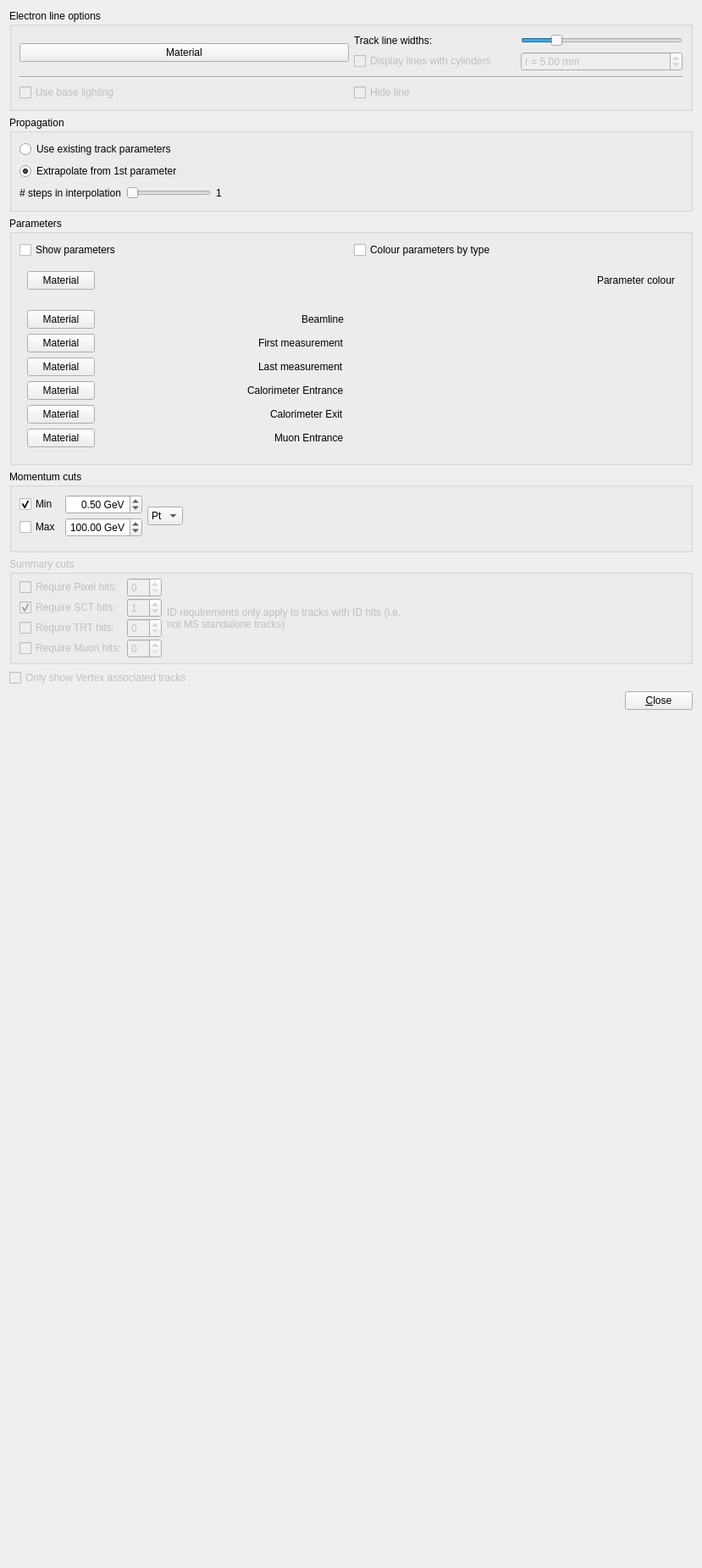
<?xml version="1.0" encoding="UTF-8"?>
<ui version="4.0">
 <class>ElectronCollectionSettingsForm</class>
 <widget class="QWidget" name="ElectronCollectionSettingsForm">
  <property name="geometry">
   <rect>
    <x>0</x>
    <y>0</y>
    <width>829</width>
    <height>1851</height>
   </rect>
  </property>
  <property name="windowTitle">
   <string>Form</string>
  </property>
  <layout class="QVBoxLayout" name="verticalLayout_5">
   <item>
    <widget class="QGroupBox" name="groupBox_4">
     <property name="title">
      <string>Electron line options</string>
     </property>
     <property name="checkable">
      <bool>false</bool>
     </property>
     <layout class="QVBoxLayout" name="verticalLayout_3">
      <item>
       <layout class="QHBoxLayout" name="horizontalLayout_4">
        <item>
         <widget class="VP1MaterialButton" name="pushButton_matButton">
          <property name="text">
           <string>Material</string>
          </property>
         </widget>
        </item>
        <item>
         <layout class="QVBoxLayout" name="verticalLayout">
          <item>
           <layout class="QHBoxLayout" name="horizontalLayout_2">
            <item>
             <widget class="QLabel" name="label_4">
              <property name="text">
               <string>Track line widths:</string>
              </property>
             </widget>
            </item>
            <item>
             <widget class="QSlider" name="horizontalSlider_trackWidth">
              <property name="sizePolicy">
               <sizepolicy hsizetype="Preferred" vsizetype="Fixed">
                <horstretch>0</horstretch>
                <verstretch>0</verstretch>
               </sizepolicy>
              </property>
              <property name="minimumSize">
               <size>
                <width>100</width>
                <height>0</height>
               </size>
              </property>
              <property name="maximum">
               <number>100</number>
              </property>
              <property name="singleStep">
               <number>10</number>
              </property>
              <property name="value">
               <number>20</number>
              </property>
              <property name="orientation">
               <enum>Qt::Horizontal</enum>
              </property>
             </widget>
            </item>
           </layout>
          </item>
          <item>
           <layout class="QHBoxLayout" name="horizontalLayout">
            <item>
             <widget class="QCheckBox" name="checkBox_trackTubes">
              <property name="enabled">
               <bool>false</bool>
              </property>
              <property name="text">
               <string>Display lines with cylinders</string>
              </property>
             </widget>
            </item>
            <item>
             <widget class="QDoubleSpinBox" name="doubleSpinBox_trackTubesRadiusMM">
              <property name="enabled">
               <bool>false</bool>
              </property>
              <property name="prefix">
               <string>r = </string>
              </property>
              <property name="suffix">
               <string> mm</string>
              </property>
              <property name="minimum">
               <double>0.010000000000000</double>
              </property>
              <property name="value">
               <double>5.000000000000000</double>
              </property>
             </widget>
            </item>
           </layout>
          </item>
         </layout>
        </item>
       </layout>
      </item>
      <item>
       <widget class="Line" name="line">
        <property name="orientation">
         <enum>Qt::Horizontal</enum>
        </property>
       </widget>
      </item>
      <item>
       <layout class="QHBoxLayout" name="horizontalLayout_3">
        <item>
         <widget class="QCheckBox" name="checkBox_tracksUseBaseLightModel">
          <property name="enabled">
           <bool>false</bool>
          </property>
          <property name="toolTip">
           <string>Use a less advanced light model for the tracks. This might lead to more clearly visible tracks (but transparency will not be taken into account)</string>
          </property>
          <property name="text">
           <string>Use base lighting</string>
          </property>
         </widget>
        </item>
        <item>
         <widget class="QCheckBox" name="checkBox_hideactualpaths">
          <property name="enabled">
           <bool>false</bool>
          </property>
          <property name="toolTip">
           <string>Do not display the actual tracks. Projections and other track details (measurements, errors, ...) will still be shown.</string>
          </property>
          <property name="text">
           <string>Hide line</string>
          </property>
         </widget>
        </item>
       </layout>
      </item>
     </layout>
    </widget>
   </item>
   <item>
    <widget class="QGroupBox" name="groupBox_2">
     <property name="title">
      <string>Propagation</string>
     </property>
     <layout class="QVBoxLayout" name="verticalLayout_9">
      <item>
       <layout class="QVBoxLayout" name="verticalLayout_8">
        <item>
         <widget class="QRadioButton" name="radioButton_existingParameters">
          <property name="enabled">
           <bool>true</bool>
          </property>
          <property name="toolTip">
           <string>Try to use a simpler method to draw tracks</string>
          </property>
          <property name="text">
           <string>Use existing track parameters  </string>
          </property>
         </widget>
        </item>
        <item>
         <widget class="QRadioButton" name="radioButton_extrapolate">
          <property name="text">
           <string>Extrapolate from 1st parameter</string>
          </property>
          <property name="checked">
           <bool>true</bool>
          </property>
         </widget>
        </item>
       </layout>
      </item>
      <item>
       <layout class="QHBoxLayout" name="horizontalLayout_17">
        <item>
         <widget class="QLabel" name="label_2">
          <property name="text">
           <string># steps in interpolation</string>
          </property>
         </widget>
        </item>
        <item>
         <widget class="QSlider" name="horizontalSlider_numBezierSteps">
          <property name="sizePolicy">
           <sizepolicy hsizetype="Preferred" vsizetype="Fixed">
            <horstretch>0</horstretch>
            <verstretch>0</verstretch>
           </sizepolicy>
          </property>
          <property name="minimumSize">
           <size>
            <width>100</width>
            <height>0</height>
           </size>
          </property>
          <property name="minimum">
           <number>1</number>
          </property>
          <property name="maximum">
           <number>10</number>
          </property>
          <property name="singleStep">
           <number>1</number>
          </property>
          <property name="value">
           <number>1</number>
          </property>
          <property name="orientation">
           <enum>Qt::Horizontal</enum>
          </property>
         </widget>
        </item>
        <item>
         <widget class="QLabel" name="label_numBezierSteps">
          <property name="text">
           <string>1</string>
          </property>
         </widget>
        </item>
        <item>
         <spacer name="horizontalSpacer_11">
          <property name="orientation">
           <enum>Qt::Horizontal</enum>
          </property>
          <property name="sizeHint" stdset="0">
           <size>
            <width>40</width>
            <height>20</height>
           </size>
          </property>
         </spacer>
        </item>
       </layout>
      </item>
     </layout>
    </widget>
   </item>
   <item>
    <widget class="QGroupBox" name="groupBox">
     <property name="title">
      <string>Parameters</string>
     </property>
     <layout class="QVBoxLayout" name="verticalLayout_6">
      <item>
       <layout class="QHBoxLayout" name="horizontalLayout_14">
        <item>
         <widget class="QCheckBox" name="checkBox_showparameters">
          <property name="text">
           <string>Show parameters</string>
          </property>
         </widget>
        </item>
        <item>
         <widget class="QCheckBox" name="checkBox_parameters_colourByType">
          <property name="text">
           <string>Colour parameters by type</string>
          </property>
         </widget>
        </item>
       </layout>
      </item>
      <item>
       <widget class="QFrame" name="frame_defaultParameterColour">
        <property name="enabled">
         <bool>true</bool>
        </property>
        <property name="frameShape">
         <enum>QFrame::NoFrame</enum>
        </property>
        <property name="frameShadow">
         <enum>QFrame::Plain</enum>
        </property>
        <property name="lineWidth">
         <number>0</number>
        </property>
        <layout class="QHBoxLayout" name="horizontalLayout_16">
         <item>
          <layout class="QHBoxLayout" name="horizontalLayout_7">
           <item>
            <widget class="VP1MaterialButton" name="matButton_parametersDefaultColour">
             <property name="text">
              <string>Material</string>
             </property>
            </widget>
           </item>
           <item>
            <spacer name="horizontalSpacer_7">
             <property name="orientation">
              <enum>Qt::Horizontal</enum>
             </property>
             <property name="sizeHint" stdset="0">
              <size>
               <width>63</width>
               <height>20</height>
              </size>
             </property>
            </spacer>
           </item>
           <item>
            <widget class="QLabel" name="label_parameterColour">
             <property name="text">
              <string>Parameter colour</string>
             </property>
            </widget>
           </item>
          </layout>
         </item>
        </layout>
       </widget>
      </item>
      <item>
       <layout class="QHBoxLayout" name="horizontalLayout_15">
        <item>
         <widget class="QFrame" name="frame_parameterTypeColours">
          <property name="enabled">
           <bool>true</bool>
          </property>
          <property name="frameShape">
           <enum>QFrame::NoFrame</enum>
          </property>
          <property name="frameShadow">
           <enum>QFrame::Plain</enum>
          </property>
          <property name="lineWidth">
           <number>0</number>
          </property>
          <layout class="QVBoxLayout" name="verticalLayout_7">
           <item>
            <layout class="QHBoxLayout" name="horizontalLayout_8">
             <item>
              <widget class="VP1MaterialButton" name="pushButton_matButton_parameters_default_colour_2">
               <property name="text">
                <string>Material</string>
               </property>
              </widget>
             </item>
             <item>
              <spacer name="horizontalSpacer_3">
               <property name="orientation">
                <enum>Qt::Horizontal</enum>
               </property>
               <property name="sizeHint" stdset="0">
                <size>
                 <width>40</width>
                 <height>20</height>
                </size>
               </property>
              </spacer>
             </item>
             <item>
              <widget class="QLabel" name="label_parameterColour_2">
               <property name="text">
                <string>Beamline</string>
               </property>
              </widget>
             </item>
            </layout>
           </item>
           <item>
            <layout class="QHBoxLayout" name="horizontalLayout_9">
             <item>
              <widget class="VP1MaterialButton" name="pushButton_matButton_parameters_default_colour_3">
               <property name="text">
                <string>Material</string>
               </property>
              </widget>
             </item>
             <item>
              <spacer name="horizontalSpacer_4">
               <property name="orientation">
                <enum>Qt::Horizontal</enum>
               </property>
               <property name="sizeHint" stdset="0">
                <size>
                 <width>40</width>
                 <height>20</height>
                </size>
               </property>
              </spacer>
             </item>
             <item>
              <widget class="QLabel" name="label_parameterColour_3">
               <property name="text">
                <string>First measurement</string>
               </property>
              </widget>
             </item>
            </layout>
           </item>
           <item>
            <layout class="QHBoxLayout" name="horizontalLayout_10">
             <item>
              <widget class="VP1MaterialButton" name="pushButton_matButton_parameters_default_colour_4">
               <property name="text">
                <string>Material</string>
               </property>
              </widget>
             </item>
             <item>
              <spacer name="horizontalSpacer_5">
               <property name="orientation">
                <enum>Qt::Horizontal</enum>
               </property>
               <property name="sizeHint" stdset="0">
                <size>
                 <width>40</width>
                 <height>20</height>
                </size>
               </property>
              </spacer>
             </item>
             <item>
              <widget class="QLabel" name="label_parameterColour_4">
               <property name="text">
                <string>Last measurement</string>
               </property>
              </widget>
             </item>
            </layout>
           </item>
           <item>
            <layout class="QHBoxLayout" name="horizontalLayout_11">
             <item>
              <widget class="VP1MaterialButton" name="pushButton_matButton_parameters_default_colour_5">
               <property name="text">
                <string>Material</string>
               </property>
              </widget>
             </item>
             <item>
              <spacer name="horizontalSpacer_6">
               <property name="orientation">
                <enum>Qt::Horizontal</enum>
               </property>
               <property name="sizeHint" stdset="0">
                <size>
                 <width>40</width>
                 <height>20</height>
                </size>
               </property>
              </spacer>
             </item>
             <item>
              <widget class="QLabel" name="label_parameterColour_5">
               <property name="text">
                <string>Calorimeter Entrance</string>
               </property>
              </widget>
             </item>
            </layout>
           </item>
           <item>
            <layout class="QHBoxLayout" name="horizontalLayout_12">
             <item>
              <widget class="VP1MaterialButton" name="pushButton_matButton_parameters_default_colour_6">
               <property name="text">
                <string>Material</string>
               </property>
              </widget>
             </item>
             <item>
              <spacer name="horizontalSpacer_8">
               <property name="orientation">
                <enum>Qt::Horizontal</enum>
               </property>
               <property name="sizeHint" stdset="0">
                <size>
                 <width>40</width>
                 <height>20</height>
                </size>
               </property>
              </spacer>
             </item>
             <item>
              <widget class="QLabel" name="label_parameterColour_6">
               <property name="text">
                <string>Calorimeter Exit</string>
               </property>
              </widget>
             </item>
            </layout>
           </item>
           <item>
            <layout class="QHBoxLayout" name="horizontalLayout_13">
             <item>
              <widget class="VP1MaterialButton" name="pushButton_matButton_parameters_default_colour_7">
               <property name="text">
                <string>Material</string>
               </property>
              </widget>
             </item>
             <item>
              <spacer name="horizontalSpacer_9">
               <property name="orientation">
                <enum>Qt::Horizontal</enum>
               </property>
               <property name="sizeHint" stdset="0">
                <size>
                 <width>40</width>
                 <height>20</height>
                </size>
               </property>
              </spacer>
             </item>
             <item>
              <widget class="QLabel" name="label_parameterColour_7">
               <property name="text">
                <string>Muon Entrance</string>
               </property>
              </widget>
             </item>
            </layout>
           </item>
          </layout>
         </widget>
        </item>
        <item>
         <spacer name="horizontalSpacer_10">
          <property name="orientation">
           <enum>Qt::Horizontal</enum>
          </property>
          <property name="sizeHint" stdset="0">
           <size>
            <width>40</width>
            <height>20</height>
           </size>
          </property>
         </spacer>
        </item>
       </layout>
      </item>
     </layout>
    </widget>
   </item>
   <item>
    <widget class="QWidget" name="cuts" native="true">
     <property name="enabled">
      <bool>true</bool>
     </property>
     <layout class="QVBoxLayout" name="verticalLayout_4">
      <property name="leftMargin">
       <number>0</number>
      </property>
      <property name="topMargin">
       <number>0</number>
      </property>
      <property name="rightMargin">
       <number>0</number>
      </property>
      <property name="bottomMargin">
       <number>0</number>
      </property>
      <item>
       <widget class="QGroupBox" name="groupBox_cuts_momentum">
        <property name="enabled">
         <bool>true</bool>
        </property>
        <property name="title">
         <string>Momentum cuts</string>
        </property>
        <layout class="QVBoxLayout" name="verticalLayout_2">
         <item>
          <layout class="QHBoxLayout" name="horizontalLayout_5">
           <item>
            <layout class="QGridLayout" name="_5">
             <property name="verticalSpacing">
              <number>4</number>
             </property>
             <item row="0" column="0">
              <widget class="QCheckBox" name="checkBox_cut_minpt">
               <property name="text">
                <string>Min</string>
               </property>
               <property name="checked">
                <bool>true</bool>
               </property>
              </widget>
             </item>
             <item row="0" column="1">
              <widget class="QDoubleSpinBox" name="doubleSpinBox_cut_minpt_gev">
               <property name="alignment">
                <set>Qt::AlignRight|Qt::AlignTrailing|Qt::AlignVCenter</set>
               </property>
               <property name="suffix">
                <string> GeV</string>
               </property>
               <property name="maximum">
                <double>999.990000000000009</double>
               </property>
               <property name="singleStep">
                <double>0.100000000000000</double>
               </property>
               <property name="value">
                <double>0.500000000000000</double>
               </property>
              </widget>
             </item>
             <item row="1" column="0">
              <widget class="QCheckBox" name="checkBox_cut_maxpt">
               <property name="text">
                <string>Max</string>
               </property>
              </widget>
             </item>
             <item row="1" column="1">
              <widget class="QDoubleSpinBox" name="doubleSpinBox_cut_maxpt_gev">
               <property name="alignment">
                <set>Qt::AlignRight|Qt::AlignTrailing|Qt::AlignVCenter</set>
               </property>
               <property name="suffix">
                <string> GeV</string>
               </property>
               <property name="maximum">
                <double>999.990000000000009</double>
               </property>
               <property name="singleStep">
                <double>0.100000000000000</double>
               </property>
               <property name="value">
                <double>100.000000000000000</double>
               </property>
              </widget>
             </item>
            </layout>
           </item>
           <item>
            <widget class="QComboBox" name="comboBox_momtype">
             <item>
              <property name="text">
               <string>Pt</string>
              </property>
             </item>
             <item>
              <property name="text">
               <string>P</string>
              </property>
             </item>
            </widget>
           </item>
           <item>
            <spacer name="horizontalSpacer">
             <property name="orientation">
              <enum>Qt::Horizontal</enum>
             </property>
             <property name="sizeHint" stdset="0">
              <size>
               <width>13</width>
               <height>20</height>
              </size>
             </property>
            </spacer>
           </item>
          </layout>
         </item>
         <item>
          <widget class="VP1EtaPhiCutWidget" name="etaPhiCutWidget" native="true"/>
         </item>
        </layout>
       </widget>
      </item>
      <item>
       <widget class="QGroupBox" name="groupBox_cuts_summary">
        <property name="enabled">
         <bool>false</bool>
        </property>
        <property name="title">
         <string>Summary cuts</string>
        </property>
        <layout class="QHBoxLayout" name="horizontalLayout_6">
         <property name="topMargin">
          <number>4</number>
         </property>
         <property name="rightMargin">
          <number>7</number>
         </property>
         <property name="bottomMargin">
          <number>4</number>
         </property>
         <item>
          <layout class="QGridLayout" name="gridLayout_lala">
           <property name="spacing">
            <number>1</number>
           </property>
           <item row="1" column="0">
            <widget class="QCheckBox" name="checkBox_cut_nhits_pixel">
             <property name="toolTip">
              <string>Hide tracks without this many pixel hits. Only applies to tracks with ID information.</string>
             </property>
             <property name="text">
              <string>Require Pixel hits:</string>
             </property>
            </widget>
           </item>
           <item row="1" column="1">
            <widget class="QSpinBox" name="spinBox_cut_nhits_pixel"/>
           </item>
           <item row="2" column="0">
            <widget class="QCheckBox" name="checkBox_cut_nhits_sct">
             <property name="toolTip">
              <string>Hide tracks without this many SCT hits. Only applies to tracks with ID information.</string>
             </property>
             <property name="text">
              <string>Require SCT hits:</string>
             </property>
             <property name="checked">
              <bool>true</bool>
             </property>
            </widget>
           </item>
           <item row="2" column="1">
            <widget class="QSpinBox" name="spinBox_cut_nhits_sct">
             <property name="value">
              <number>1</number>
             </property>
            </widget>
           </item>
           <item row="3" column="0">
            <widget class="QCheckBox" name="checkBox_cut_nhits_trt">
             <property name="toolTip">
              <string>Hide tracks without this many TRT hits. Only applies to tracks with ID information.</string>
             </property>
             <property name="text">
              <string>Require TRT hits:</string>
             </property>
            </widget>
           </item>
           <item row="3" column="1">
            <widget class="QSpinBox" name="spinBox_cut_nhits_trt"/>
           </item>
           <item row="4" column="0">
            <widget class="QCheckBox" name="checkBox_cut_nhits_muon">
             <property name="text">
              <string>Require Muon hits:</string>
             </property>
            </widget>
           </item>
           <item row="4" column="1">
            <widget class="QSpinBox" name="spinBox_cut_nhits_muon"/>
           </item>
          </layout>
         </item>
         <item>
          <widget class="QLabel" name="label">
           <property name="autoFillBackground">
            <bool>false</bool>
           </property>
           <property name="text">
            <string>ID requirements only apply to tracks with ID hits (i.e. not MS standalone tracks)</string>
           </property>
           <property name="wordWrap">
            <bool>true</bool>
           </property>
          </widget>
         </item>
         <item>
          <spacer name="horizontalSpacer_2">
           <property name="orientation">
            <enum>Qt::Horizontal</enum>
           </property>
           <property name="sizeHint" stdset="0">
            <size>
             <width>14</width>
             <height>20</height>
            </size>
           </property>
          </spacer>
         </item>
        </layout>
       </widget>
      </item>
      <item>
       <widget class="QCheckBox" name="checkBox_vertexAssociated">
        <property name="enabled">
         <bool>false</bool>
        </property>
        <property name="toolTip">
         <string>The vertex system must be enabled for this to be usable.</string>
        </property>
        <property name="text">
         <string>Only show Vertex associated tracks</string>
        </property>
        <property name="checked">
         <bool>false</bool>
        </property>
       </widget>
      </item>
     </layout>
    </widget>
   </item>
   <item>
    <layout class="QHBoxLayout" name="_2">
     <item>
      <spacer>
       <property name="orientation">
        <enum>Qt::Horizontal</enum>
       </property>
       <property name="sizeHint" stdset="0">
        <size>
         <width>40</width>
         <height>20</height>
        </size>
       </property>
      </spacer>
     </item>
     <item>
      <widget class="QPushButton" name="pushButton_close">
       <property name="text">
        <string>&amp;Close</string>
       </property>
      </widget>
     </item>
    </layout>
   </item>
   <item>
    <spacer name="verticalSpacer">
     <property name="orientation">
      <enum>Qt::Vertical</enum>
     </property>
     <property name="sizeHint" stdset="0">
      <size>
       <width>20</width>
       <height>40</height>
      </size>
     </property>
    </spacer>
   </item>
  </layout>
 </widget>
 <customwidgets>
  <customwidget>
   <class>VP1MaterialButton</class>
   <extends>QPushButton</extends>
   <header>VP1Base/VP1MaterialButton.h</header>
  </customwidget>
  <customwidget>
   <class>VP1EtaPhiCutWidget</class>
   <extends>QWidget</extends>
   <header>VP1Base/VP1EtaPhiCutWidget.h</header>
   <container>1</container>
  </customwidget>
 </customwidgets>
 <resources/>
 <connections>
  <connection>
   <sender>checkBox_parameters_colourByType</sender>
   <signal>toggled(bool)</signal>
   <receiver>frame_parameterTypeColours</receiver>
   <slot>setVisible(bool)</slot>
   <hints>
    <hint type="sourcelabel">
     <x>214</x>
     <y>201</y>
    </hint>
    <hint type="destinationlabel">
     <x>214</x>
     <y>371</y>
    </hint>
   </hints>
  </connection>
  <connection>
   <sender>checkBox_parameters_colourByType</sender>
   <signal>toggled(bool)</signal>
   <receiver>frame_defaultParameterColour</receiver>
   <slot>setHidden(bool)</slot>
   <hints>
    <hint type="sourcelabel">
     <x>214</x>
     <y>201</y>
    </hint>
    <hint type="destinationlabel">
     <x>214</x>
     <y>239</y>
    </hint>
   </hints>
  </connection>
  <connection>
   <sender>horizontalSlider_numBezierSteps</sender>
   <signal>valueChanged(int)</signal>
   <receiver>label_numBezierSteps</receiver>
   <slot>setNum(int)</slot>
   <hints>
    <hint type="sourcelabel">
     <x>312</x>
     <y>207</y>
    </hint>
    <hint type="destinationlabel">
     <x>416</x>
     <y>207</y>
    </hint>
   </hints>
  </connection>
 </connections>
</ui>
